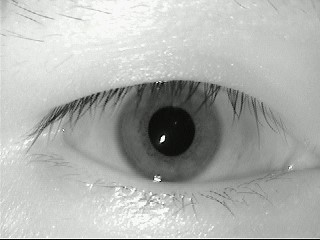
#> input picture Iris-recognition/Dataset/Joe/right/chingycr1.jpg, 320 x 240 px, found by its file name
$ python iris_recognition.py
#> lines starting #> are read from the running program, lines starting #| are printed output that depends on the picture
import numpy as np
import cv2
import os
import sys
import math
import random
import pickle
import copy
import gzip
import inspect
import itertools

from matplotlib import pyplot as plt


def compare_images(filepath1, filepath2):
    print("Analysing " + filepath1)
    rois_1 = load_rois_from_image(filepath1)

    print("Analysing " + filepath2)
    rois_2 = load_rois_from_image(filepath2)

    get_all_matches(rois_1, rois_2, 0.8, 10, 0.15, show=True)

# [8 lines left out: function compare_binfiles, not called in this run]

def load_rois_from_image(filepath):
    img = load_image(filepath, show=True)

    print("Getting iris boundaries..")
    pupil_circle, ext_iris_circle = get_iris_boundaries(img, show=True)
    if pupil_circle is None or ext_iris_circle is None:
        print("Error finding iris boundaries!")
        return None

    print("Equalizing histogram ..")
    roi = get_equalized_iris(img, ext_iris_circle, pupil_circle, show=True)

    print("Getting roi iris images ...")
    rois = get_rois(roi, pupil_circle, ext_iris_circle, show=True)

    print("Searching for keypoints ... \n")
    sift = cv2.xfeatures2d.SIFT_create()
    load_keypoints(sift, rois, show=True)
    load_descriptors(sift, rois)

    return rois

def load_image(filepath, show=False):
#> called with show = True
    img = cv2.imread(filepath, 0)
#> img: shape (240, 320); min 0, max 255, mean 176.4
    if show:
        cv2.imshow(filepath, img)
        ch = cv2.waitKey(0)
#> (key Esc is pressed here)
        cv2.destroyAllWindows()
    return img

def get_iris_boundaries(img, show=False):
    # Finding iris inner boundary
    pupil_circle = find_pupil(img)

    if pupil_circle is None:
        print('ERROR: Pupil circle not found!')
        return None, None

    # Finding iris outer boundary
    radius_range = int(math.ceil(pupil_circle[2] * 1.5))
    multiplier = 0.25
    center_range = int(math.ceil(pupil_circle[2] * multiplier))
    ext_iris_circle = find_ext_iris(
                        img, pupil_circle, center_range, radius_range)

    while ext_iris_circle is None and multiplier <= 0.7:
        multiplier += 0.05
        print('Searching exterior iris circle with multiplier ' + str(multiplier))
        center_range = int(math.ceil(pupil_circle[2] * multiplier))
        ext_iris_circle = find_ext_iris(img, pupil_circle, center_range, radius_range)
    if ext_iris_circle is None:
        print('ERROR: Exterior iris circle not found!')
        return None, None

    if show:
        cimg = cv2.cvtColor(img, cv2.COLOR_GRAY2BGR)
        draw_circles(cimg, pupil_circle, ext_iris_circle, center_range, radius_range)
        cv2.imshow('iris boundaries', cimg)
        ch = cv2.waitKey(0)
        cv2.destroyAllWindows()

    return pupil_circle, ext_iris_circle

def find_pupil(img):
    img = cv2.medianBlur(img, 5)
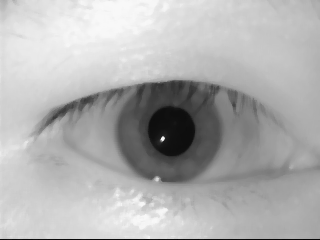
#> img: shape (240, 320); min 4, max 249, mean 176.5
    cimg = cv2.cvtColor(img, cv2.COLOR_GRAY2BGR)

    circles = cv2.HoughCircles(img, cv2.HOUGH_GRADIENT, 1, 20,
                                param1=50, param2=30, minRadius=0, maxRadius=0)
#> circles = 29 rows, first 8: [169.5, 128.5, 52.7], [89.5, 168.5, 69.5], [135.5, 157.5, 68.5], [173.5, 149.5, 73.7], [209.5, 154.5, 69.7], [130.5, 137.5, 68.4], [112.5, 147.5, 58], [207.5, 133.5, 51.3]

    if circles is not None:
        circles = np.uint16(np.around(circles))
#> circles = 29 rows, first 8: [170, 128, 53], [90, 168, 70], [136, 158, 68], [174, 150, 74], [210, 154, 70], [130, 138, 68], [112, 148, 58], [208, 134, 51]
        for i in circles[0, :]:
            cv2.circle(cimg, (i[0], i[1]), i[2], (0, 255, 0), 2)
            cv2.circle(cimg, (i[0], i[1]), 2, (0, 0, 255), 3)
#> this loop made 29 passes
#> i on passes 1 to 12: [170, 128, 53], [90, 168, 70], [136, 158, 68], [174, 150, 74], [210, 154, 70], [130, 138, 68], [112, 148, 58], [208, 134, 51], [92, 148, 52], [232, 136, 44], [108, 124, 41], [142, 122, 40]
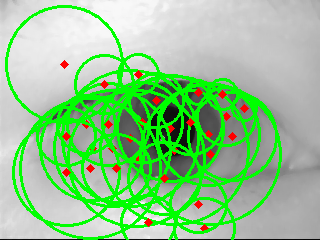
#> cimg: shape (240, 320, 3); mean B, G, R 142.6, 198, 145.9
#> in get_iris_boundaries, `pupil_circle = find_pupil(img)`: pupil_circle = [170, 128, 53]
#> in get_iris_boundaries, `radius_range = int(math.ceil(pupil_circle[2] * 1.5))`: radius_range = 80
#> in get_iris_boundaries, `center_range = int(math.ceil(pupil_circle[2] * multiplier))`: center_range = 14

        return circles[0, 0]

    return None

# [110 lines left out: functions get_equalized_iris, get_rois, get_roi, draw_circles, load_keypoints, load_descriptors, not called in this run]

def find_ext_iris(img, pupil_circle, center_range, radius_range):
#> (the run stopped early here; a loop or call above may not have finished)

$ run again, with Iris-recognition/Dataset/Angela/left/fatmal2.bmp saved as Iris-recognition/Dataset/Joe/right/chingycr1.jpg
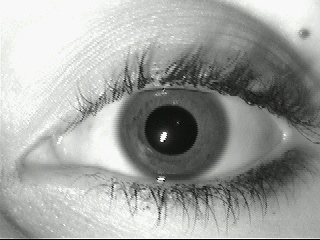
#> input picture Iris-recognition/Dataset/Angela/left/fatmal2.bmp, 320 x 240 px, found by its file name
#> in find_pupil, `img = cv2.medianBlur(img, 5)`:
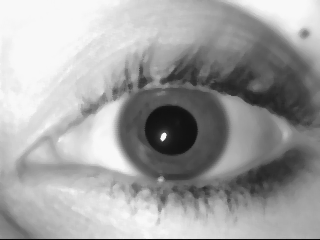
#> img: shape (240, 320); min 6, max 249, mean 161.7
#> in find_pupil, `circles = cv2.HoughCircles(img, cv2.HOUGH_GRADIENT, 1, 20, param1=50, ..`: circles = 86 rows, first 8: [212.5, 126.5, 95.9], [211.5, 106.5, 100.1], [132.5, 136.5, 93.8], [232.5, 129.5, 84.4], [148.5, 123.5, 80.1], [185.5, 128.5, 68.1], [156.5, 144.5, 74.5], [220.5, 145.5, 76.2]
#> in find_pupil, `circles = np.uint16(np.around(circles))`: circles = 86 rows, first 8: [212, 126, 96], [212, 106, 100], [132, 136, 94], [232, 130, 84], [148, 124, 80], [186, 128, 68], [156, 144, 74], [220, 146, 76]
#> the loop in find_pupil, `for i in circles[0, :]:` made 86 passes
#> after the loop in find_pupil, `for i in circles[0, :]:`:
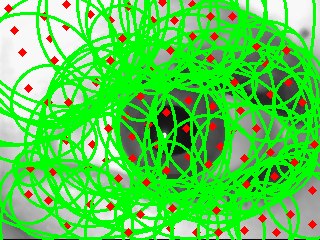
#> cimg: shape (240, 320, 3); mean B, G, R 75.5, 208.2, 85.4
#> pupil_circle = [212, 126, 96]
#> radius_range = 144
#> center_range = 24

$ run again, with Iris-recognition/Dataset/Angela/left/fatmal3.bmp saved as Iris-recognition/Dataset/Joe/right/chingycr1.jpg
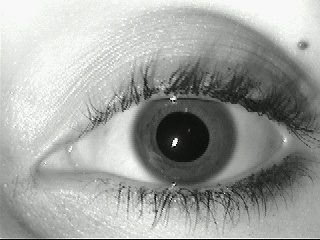
#> input picture Iris-recognition/Dataset/Angela/left/fatmal3.bmp, 320 x 240 px, found by its file name
#> in find_pupil, `img = cv2.medianBlur(img, 5)`:
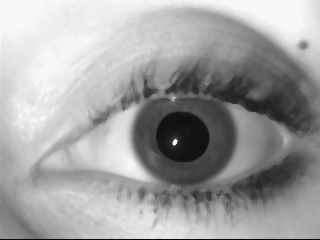
#> img: shape (240, 320); min 6, max 248, mean 162.1
#> in find_pupil, `circles = cv2.HoughCircles(img, cv2.HOUGH_GRADIENT, 1, 20, param1=50, ..`: circles = 86 rows, first 8: [189.5, 117.5, 115.7], [211.5, 116.5, 97.4], [233.5, 135.5, 81], [163.5, 136.5, 83.8], [201.5, 144.5, 87.4], [155.5, 116.5, 83.8], [142.5, 142.5, 93.6], [225.5, 155.5, 74]
#> in find_pupil, `circles = np.uint16(np.around(circles))`: circles = 86 rows, first 8: [190, 118, 116], [212, 116, 97], [234, 136, 81], [164, 136, 84], [202, 144, 87], [156, 116, 84], [142, 142, 94], [226, 156, 74]
#> the loop in find_pupil, `for i in circles[0, :]:` made 86 passes
#> after the loop in find_pupil, `for i in circles[0, :]:`:
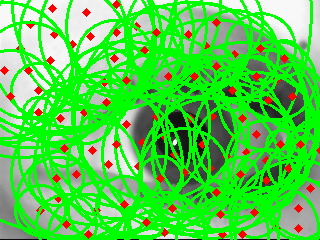
#> cimg: shape (240, 320, 3); mean B, G, R 74.8, 207.9, 84.6
#> pupil_circle = [190, 118, 116]
#> radius_range = 174
#> center_range = 29

$ run again, with Iris-recognition/Dataset/Angela/left/fatmal4.bmp saved as Iris-recognition/Dataset/Joe/right/chingycr1.jpg
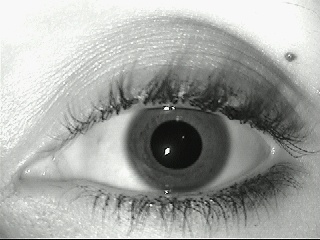
#> input picture Iris-recognition/Dataset/Angela/left/fatmal4.bmp, 320 x 240 px, found by its file name
#> in find_pupil, `img = cv2.medianBlur(img, 5)`:
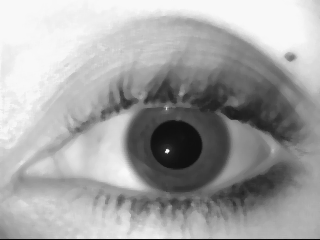
#> img: shape (240, 320); min 6, max 249, mean 164.6
#> in find_pupil, `circles = cv2.HoughCircles(img, cv2.HOUGH_GRADIENT, 1, 20, param1=50, ..`: circles = 85 rows, first 8: [179.5, 123.5, 114.2], [212.5, 145.5, 86.5], [211.5, 116.5, 95.1], [107.5, 147.5, 90.9], [144.5, 134.5, 93.7], [125.5, 171.5, 110.7], [162.5, 149.5, 85.9], [181.5, 156.5, 77]
#> in find_pupil, `circles = np.uint16(np.around(circles))`: circles = 85 rows, first 8: [180, 124, 114], [212, 146, 86], [212, 116, 95], [108, 148, 91], [144, 134, 94], [126, 172, 111], [162, 150, 86], [182, 156, 77]
#> the loop in find_pupil, `for i in circles[0, :]:` made 85 passes
#> after the loop in find_pupil, `for i in circles[0, :]:`:
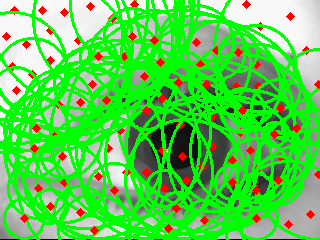
#> cimg: shape (240, 320, 3); mean B, G, R 79.4, 207.8, 89
#> pupil_circle = [180, 124, 114]
#> radius_range = 171
#> center_range = 29
